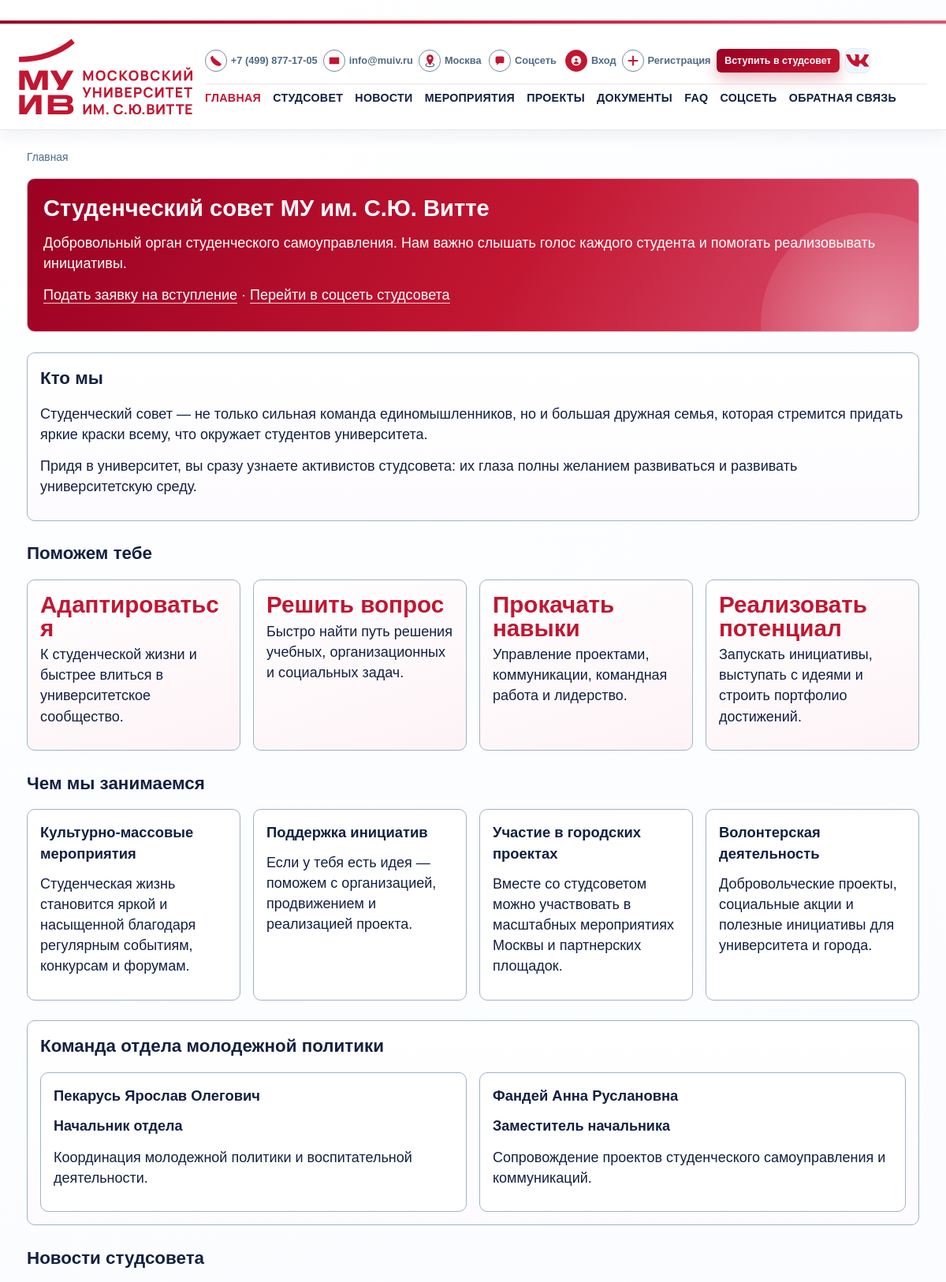
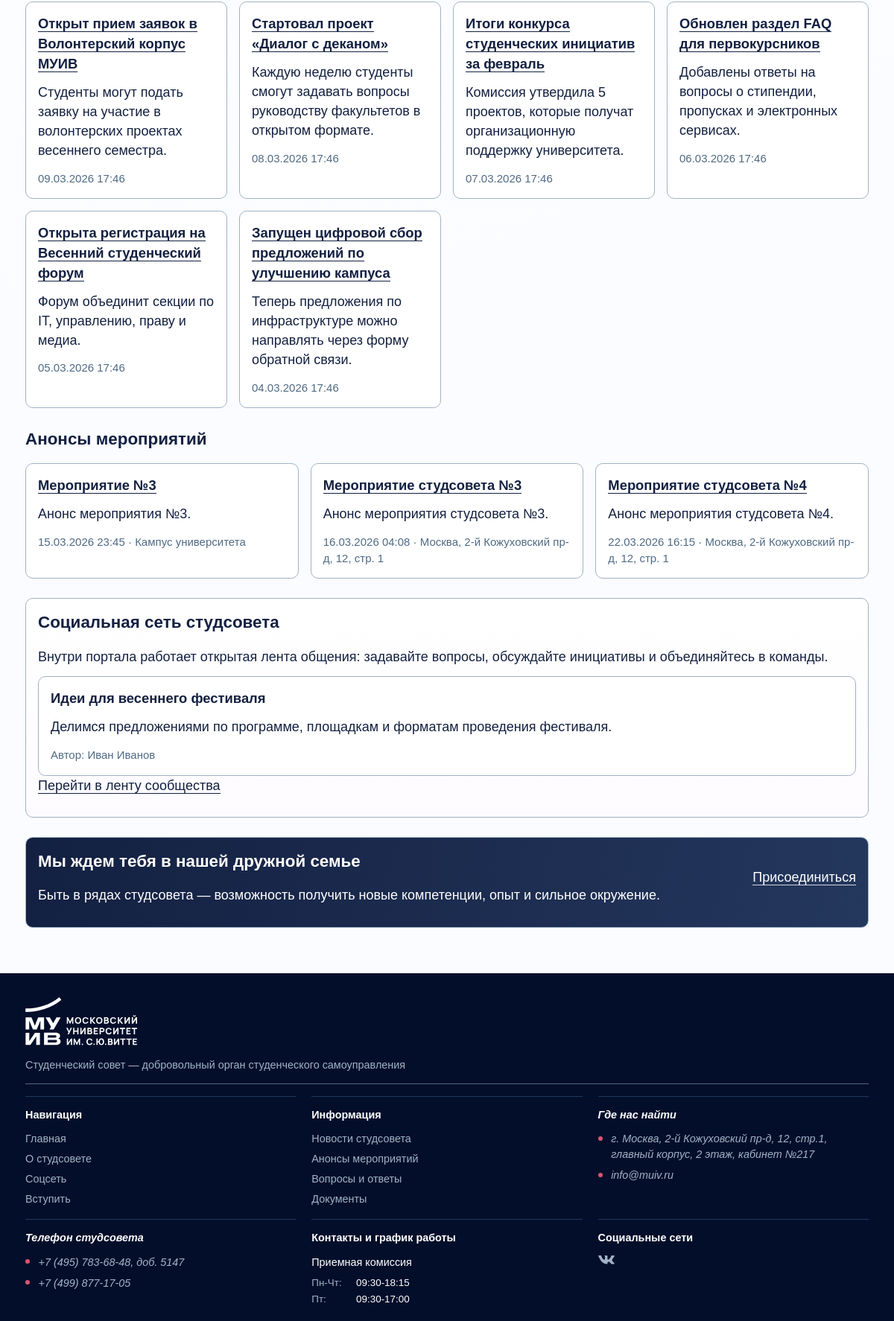
The page / (upper part) on the database its author committed (2 pictures, top to bottom).
### core/models.py (models this page shows, shortened)
class TimestampedModel(models.Model):
    created_at = models.DateTimeField(auto_now_add=True)
    updated_at = models.DateTimeField(auto_now=True)
    class Meta:
        abstract = True

class News(TimestampedModel):
    title = models.CharField(max_length=200)
    summary = models.TextField()
    content = models.TextField()
    image_url = models.URLField(blank=True)
    is_published = models.BooleanField(default=True)
    published_at = models.DateTimeField(default=timezone.now)
    class Meta:
        ordering = ["-published_at"]
        verbose_name_plural = "News"
    def get_absolute_url(self):
        return reverse("core:news_detail", kwargs={"pk": self.pk})

class Event(TimestampedModel):
    title = models.CharField(max_length=200)
    description = models.TextField()
    short_description = models.CharField(max_length=280)
    location = models.CharField(max_length=200)
    start_at = models.DateTimeField()
    end_at = models.DateTimeField(blank=True, null=True)
    registration_deadline = models.DateTimeField(blank=True, null=True)
    max_participants = models.PositiveIntegerField(blank=True, null=True)
    is_published = models.BooleanField(default=True)
    class Meta:
        ordering = ["start_at"]
    def get_absolute_url(self):
        return reverse("core:event_detail", kwargs={"pk": self.pk})

class CommunityPost(TimestampedModel):
    author = models.ForeignKey(
        settings.AUTH_USER_MODEL,
        on_delete=models.CASCADE,
        related_name="community_posts",
    )
    title = models.CharField(max_length=180)
    body = models.TextField()
    is_pinned = models.BooleanField(default=False)
    is_published = models.BooleanField(default=True)
    class Meta:
        ordering = ["-is_pinned", "-created_at"]
        verbose_name = "Пост сообщества"
        verbose_name_plural = "Посты сообщества"

### core/views/public_views.py (the view)
# urls.py: path("", views.home, name="home"),
def home(request):
    latest_news = News.objects.filter(is_published=True)[:6]
    upcoming_events = Event.objects.filter(is_published=True, start_at__gte=timezone.now())[:6]
    active_projects = Project.objects.filter(is_published=True)[:6]
    community_posts = CommunityPost.objects.filter(is_published=True).select_related("author")[:3]
    return render(
        request,
        "core/home.html",
        {
            "latest_news": latest_news,
            "upcoming_events": upcoming_events,
            "active_projects": active_projects,
            "community_posts": community_posts,
        },
    )

### core/context_processors.py (called while the page is built)
def _resolve_menu(items):
    resolved = []
    for view_name, label in items:
        try:
            url = reverse(view_name)
        except NoReverseMatch:
            continue
        resolved.append({"view_name": view_name, "label": label, "url": url})
    return resolved

### core/permissions.py (called while the page is built)
def get_user_role(user):
    if not user.is_authenticated:
        return None
    profile = getattr(user, "profile", None)
    if profile:
        return profile.role
    return UserProfile.ROLE_STUDENT

def has_any_role(user, *allowed_roles):
    if not user.is_authenticated:
        return False
    if user.is_superuser:
        return True
    return get_user_role(user) in allowed_roles

### templates/core/home.html (shortened to what this page needs)
﻿{% extends "base.html" %}
{% block content %}
<section class="hero">
    <h1>Студенческий совет МУ им. С.Ю. Витте</h1>
    <p>Добровольный орган студенческого самоуправления. Нам важно слышать голос каждого студента и помогать реализовывать инициативы.</p>
    <p>
        <a href="{% url 'core:join' %}">Подать заявку на вступление</a>
        ·
        <a href="{% url 'core:community' %}">Перейти в соцсеть студсовета</a>
    </p>
</section>
<section class="section-panel">
    <h2>Кто мы</h2>
    <p>Студенческий совет — не только сильная команда единомышленников, но и большая дружная семья, которая стремится придать яркие краски всему, что окружает студентов университета.</p>
    <p>Придя в университет, вы сразу узнаете активистов студсовета: их глаза полны желанием развиваться и развивать университетскую среду.</p>
</section>
<section>
    <h2>Поможем тебе</h2>
    <div class="stats-grid">
        <article class="stat-card">
            <span class="stat-value">Адаптироваться</span>
            <p>К студенческой жизни и быстрее влиться в университетское сообщество.</p>
        </article>
        <article class="stat-card">
            <span class="stat-value">Решить вопрос</span>
            <p>Быстро найти путь решения учебных, организационных и социальных задач.</p>
        </article>
        <article class="stat-card">
            <span class="stat-value">Прокачать навыки</span>
            <p>Управление проектами, коммуникации, командная работа и лидерство.</p>
        </article>
        <article class="stat-card">
            <span class="stat-value">Реализовать потенциал</span>
            <p>Запускать инициативы, выступать с идеями и строить портфолио достижений.</p>
        </article>
    </div>
</section>
<section>
    <h2>Чем мы занимаемся</h2>
    <div class="info-grid">
        <article class="info-card">
            <h3>Культурно-массовые мероприятия</h3>
            <p>Студенческая жизнь становится яркой и насыщенной благодаря регулярным событиям, конкурсам и форумам.</p>
        </article>
        <article class="info-card">
            <h3>Поддержка инициатив</h3>
            <p>Если у тебя есть идея — поможем с организацией, продвижением и реализацией проекта.</p>
        </article>
        <article class="info-card">
            <h3>Участие в городских проектах</h3>
            <p>Вместе со студсоветом можно участвовать в масштабных мероприятиях Москвы и партнерских площадок.</p>
        </article>
        <article class="info-card">
            <h3>Волонтерская деятельность</h3>
            <p>Добровольческие проекты, социальные акции и полезные инициативы для университета и города.</p>
        </article>
    </div>
</section>
<section class="section-panel">
    <h2>Команда отдела молодежной политики</h2>
    <div class="card-grid">
        <article class="card">
            <h3>Пекарусь Ярослав Олегович</h3>
            <p><strong>Начальник отдела</strong></p>
            <p>Координация молодежной политики и воспитательной деятельности.</p>
        </article>
        <article class="card">
            <h3>Фандей Анна Руслановна</h3>
            <p><strong>Заместитель начальника</strong></p>
            <p>Сопровождение проектов студенческого самоуправления и коммуникаций.</p>
        </article>
    </div>
</section>
<section>
    <h2>Новости студсовета</h2>
    <div class="card-grid">
        {% for item in latest_news %}
            <article class="card">
                <h3><a href="{{ item.get_absolute_url }}">{{ item.title }}</a></h3>
                <p>{{ item.summary|truncatewords:26 }}</p>
                <small>{{ item.published_at|date:"d.m.Y H:i" }}</small>
            </article>
        {% endfor %}
    </div>
</section>
<section>
    <h2>Анонсы мероприятий</h2>
    <div class="card-grid">
        {% for event in upcoming_events %}
            <article class="card">
                <h3><a href="{{ event.get_absolute_url }}">{{ event.title }}</a></h3>
                <p>{{ event.short_description }}</p>
                <small>{{ event.start_at|date:"d.m.Y H:i" }} · {{ event.location }}</small>
            </article>
        {% endfor %}
    </div>
</section>
<section class="section-panel">
    <h2>Социальная сеть студсовета</h2>
    <p>Внутри портала работает открытая лента общения: задавайте вопросы, обсуждайте инициативы и объединяйтесь в команды.</p>
    <div class="card-grid">
        {% for post in community_posts %}
            <article class="card">
                <h3>{{ post.title }}</h3>
                <p>{{ post.body|truncatewords:30 }}</p>
                <small>Автор: {{ post.author.get_full_name|default:post.author.username }}</small>
            </article>
        {% empty %}
            <article class="card">
                <h3>Идеи для весеннего фестиваля</h3>
                <p>Открыт сбор предложений по программе, площадкам и форматам студенческого фестиваля.</p>
                <small>Опубликовано в сообществе</small>
            </article>
        {% endfor %}
    </div>
    <p><a href="{% url 'core:community' %}">Перейти в ленту сообщества</a></p>
</section>
<section class="cta-band">
    <div>
        <h2>Мы ждем тебя в нашей дружной семье</h2>
        <p>Быть в рядах студсовета — возможность получить новые компетенции, опыт и сильное окружение.</p>
    </div>
    <p><a href="{% url 'core:join' %}">Присоединиться</a></p>
</section>
{% endblock %}

### static/css/styles.css (style rules this page uses)
:root { --muiv-dark: #132041; --muiv-slate: #4f6a84; --muiv-muted: #a0b3c6; --muiv-accent: #db5472; --muiv-accent-dark: #c21631; --muiv-accent-deep: #9b0123; --muiv-footer: #030e2a; --muiv-bg: #fafcff; --muiv-bg-soft: #edf6ff; --muiv-border: #e9e9e9; --muiv-card-border: #a0b3c6; --muiv-white: #fff; }
* { box-sizing: border-box; }
html, body { height: 100%; }
html { scroll-behavior: smooth; -webkit-text-size-adjust: 100%; text-size-adjust: 100%; }
body { margin: 0; display: flex; flex-direction: column; min-height: 100vh; font-family: "Proxima Nova", Arial, sans-serif; font-size: 18px; font-weight: 400; line-height: 1.45; color: var(--muiv-dark); background: radial-gradient(circle at 10% 0%, #ffffff 0%, var(--muiv-bg) 55%); }
a { text-decoration: none; }
.main section { margin-bottom: 1.6rem; }
h1, h2, h3, h4, h5, h6 { color: var(--muiv-dark); }
h1 { font-size: 1.82rem; font-weight: 700; margin-top: 0; margin-bottom: 0.75rem; line-height: 1.22; }
h2 { margin-top: 0; margin-bottom: 1rem; font-size: 1.4rem; font-weight: 600; }
h3 { margin-top: 0; margin-bottom: 0.7rem; font-size: 1.15rem; font-weight: 600; }
p { margin-top: 0; margin-bottom: 0.85rem; }
.main a { color: var(--muiv-dark); border-bottom: 1px solid var(--muiv-dark); }
.hero { position: relative; overflow: hidden; border: 1px solid #e7b3bf; border-radius: 10px; color: var(--muiv-white); padding: 1.25rem; background: linear-gradient(120deg, var(--muiv-accent-deep), var(--muiv-accent-dark) 55%, var(--muiv-accent)); }
.hero::after { content: ""; position: absolute; width: 280px; height: 280px; border-radius: 50%; bottom: -130px; right: -80px; background: radial-gradient(circle, rgba(255, 255, 255, 0.35), rgba(255, 255, 255, 0)); }
.hero h1, .hero p, .hero a, .cta-band h2, .cta-band p, .cta-band a { color: var(--muiv-white); border-color: rgba(255, 255, 255, 0.8); }
.card-grid, .info-grid, .stats-grid, .timeline-grid, .partner-grid { display: grid; gap: 1rem; }
.card-grid { grid-template-columns: repeat(auto-fit, minmax(250px, 1fr)); }
.info-grid { grid-template-columns: repeat(auto-fit, minmax(240px, 1fr)); }
.stats-grid { grid-template-columns: repeat(auto-fit, minmax(180px, 1fr)); }
.card, .detail, .faq-item, .form, .info-card, .timeline, .cta-band, .section-panel, .stat-card, .post-card, .comment-card { border: 1px solid var(--muiv-card-border); border-radius: 10px; background: var(--muiv-white); padding: 1rem; }
.card, .detail, .faq-item, .post-card, .comment-card { transition: border-color 0.25s ease, box-shadow 0.25s ease; }
.stat-card { background: linear-gradient(160deg, #fff, #fdf3f6); }
.stat-value { display: block; color: var(--muiv-accent-dark); font-size: 1.85rem; font-weight: 700; line-height: 1; margin-bottom: 0.38rem; }
.section-panel { background: linear-gradient(180deg, #fff, #fdfbff); }
.cta-band { background: linear-gradient(100deg, var(--muiv-dark), #24375d); display: flex; align-items: center; justify-content: space-between; gap: 1rem; }
small { color: var(--muiv-slate); }
.card, .detail, .faq-item, .post-card, .comment-card, .section-panel, .stat-card { overflow-wrap: anywhere; word-break: break-word; }

### rows shown on the page
News: title "Открыт прием заявок в Волонтерский корпус МУИВ", summary "Студенты могут подать заявку на участие в волонтерских проектах весеннего семестра.", published_at "09.03.2026 17:46"
News: title "Стартовал проект «Диалог с деканом»", summary "Каждую неделю студенты смогут задавать вопросы руководству факультетов в открытом формате.", published_at "08.03.2026 17:46"
News: title "Итоги конкурса студенческих инициатив за февраль", summary "Комиссия утвердила 5 проектов, которые получат организационную поддержку университета.", published_at "07.03.2026 17:46"
News: title "Обновлен раздел FAQ для первокурсников", summary "Добавлены ответы на вопросы о стипендии, пропусках и электронных сервисах.", published_at "06.03.2026 17:46"
News: title "Открыта регистрация на Весенний студенческий форум", summary "Форум объединит секции по IT, управлению, праву и медиа.", published_at "05.03.2026 17:46"
News: title "Запущен цифровой сбор предложений по улучшению кампуса", summary "Теперь предложения по инфраструктуре можно направлять через форму обратной связи.", published_at "04.03.2026 17:46"
Event: title "Мероприятие №3", short_description "Анонс мероприятия №3.", start_at "15.03.2026 23:45", location "Кампус университета"
Event: title "Мероприятие студсовета №3", short_description "Анонс мероприятия студсовета №3.", start_at "16.03.2026 04:08", location "Москва, 2-й Кожуховский пр-д, 12, стр. 1"
Event: title "Мероприятие студсовета №4", short_description "Анонс мероприятия студсовета №4.", start_at "22.03.2026 16:15", location "Москва, 2-й Кожуховский пр-д, 12, стр. 1"
CommunityPost: title "Идеи для весеннего фестиваля", body "Делимся предложениями по программе, площадкам и форматам проведения фестиваля.", author.get_full_name "Иван Иванов"

### other values the page prints
{{ item.label }} "ГЛАВНАЯ" "СТУДСОВЕТ" "НОВОСТИ" "МЕРОПРИЯТИЯ" "ПРОЕКТЫ" "ДОКУМЕНТЫ" "FAQ" "СОЦСЕТЬ" "ОБРАТНАЯ СВЯЗЬ"
{{ crumb.title }} "Главная"
